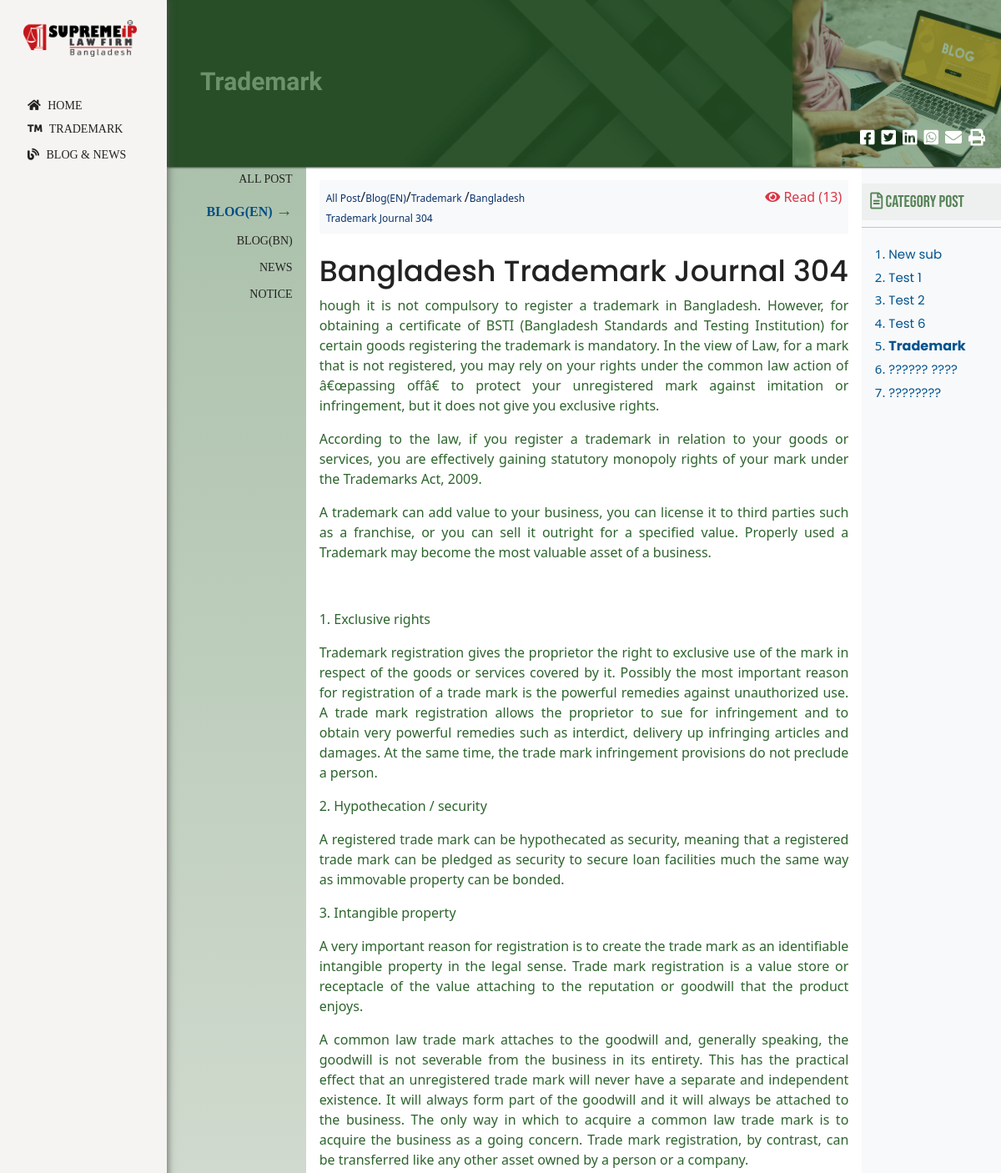
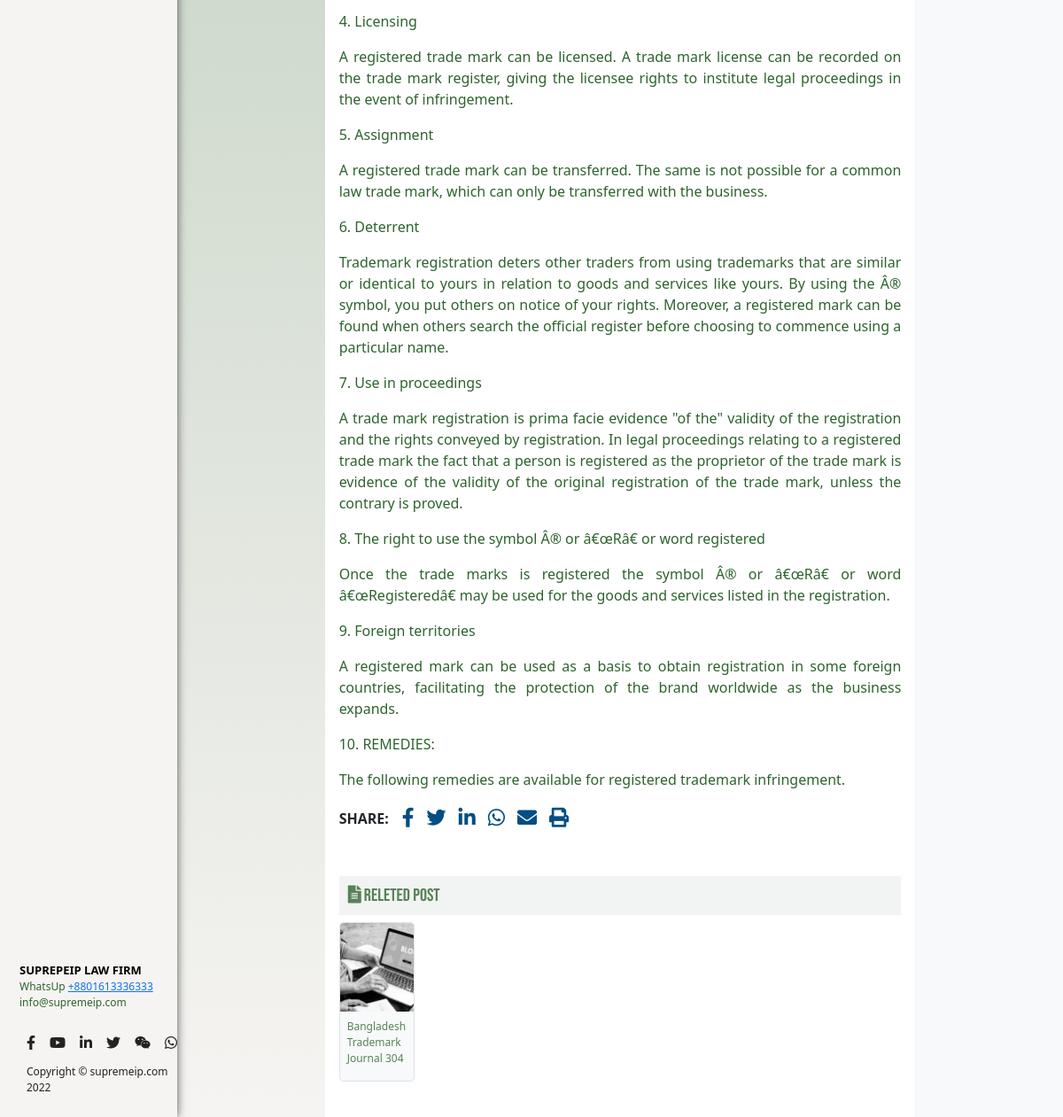
Screenshot of /post_full.php?detail=Bangladesh-Trademark-Journal-304 with the database file from the repository (2 pictures, top to bottom).
### tables this page shows
CREATE TABLE `settings` (
  `id` int(11) NOT NULL AUTO_INCREMENT,
  `logo` varchar(255) NOT NULL,
  `logo_size` float NOT NULL,
  `favicon` varchar(100) NOT NULL,
  `footer` mediumtext NOT NULL,
  `copyrightupdate` text NOT NULL,
  `sidebarcolor` varchar(255) NOT NULL,
  `whatsapp` varchar(255) NOT NULL,
  `Print_page_header` varchar(255) NOT NULL,
  `default_img` varchar(300) NOT NULL,
  `default_img2` varchar(200) NOT NULL,
  `Overlay_color` varchar(200) NOT NULL,
  `Overlay_color2` varchar(100) NOT NULL,
  `default_theam_color` varchar(250) NOT NULL,
  `client_bg_defult` varchar(25) NOT NULL,
  `page_header_font_size` int(10) NOT NULL,
  `page_header_font_color` varchar(200) NOT NULL,
  `page_header_font_famaily` varchar(200) NOT NULL,
  `page_header_font_lettercash` varchar(100) NOT NULL,
  PRIMARY KEY (`id`)
);

CREATE TABLE `pages` (
  `page_id` int(10) NOT NULL AUTO_INCREMENT,
  `manu_title` varchar(255) NOT NULL,
  `page_title` varchar(255) DEFAULT NULL,
  `page_url` varchar(255) DEFAULT NULL,
  `date` date DEFAULT NULL,
  `menu_icon` varchar(50) NOT NULL,
  `time` time(6) DEFAULT NULL,
  `page_parent_id` int(10) DEFAULT NULL,
  `page_status` int(2) NOT NULL DEFAULT '0',
  `page_content` longtext,
  `page_featured_image` varchar(300) DEFAULT NULL,
  `bg_color` varchar(200) NOT NULL,
  `seo_title` varchar(355) NOT NULL DEFAULT 'seo title',
  `seo_keyword` varchar(555) NOT NULL DEFAULT 'seo_keyword',
  `seo_description` varchar(1000) NOT NULL DEFAULT 'seo_description',
  `contact_parson` varchar(20) NOT NULL,
  `contact_parson_titel` varchar(255) NOT NULL DEFAULT 'Your Lawyer is here',
  `contact_parson_color` varchar(20) NOT NULL DEFAULT '#E8E8E8',
  `contact_parson_text_color` varchar(25) NOT NULL,
  `header_bg_img` varchar(355) NOT NULL DEFAULT 'cat1.jpg',
  `bgimag_off_on` varchar(10) NOT NULL DEFAULT '1',
  `header_img_two` varchar(355) NOT NULL DEFAULT 'cat3.jpg',
  `header_overlay_color` varchar(200) NOT NULL,
  `Section_Title_Price` varchar(355) NOT NULL DEFAULT 'Schedule Fee',
  `Section_Title_Flowchart` varchar(355) NOT NULL DEFAULT 'Flowchart',
  `Section_Title_Faq` varchar(355) NOT NULL DEFAULT 'FAQ',
  `Section_Title_File` varchar(355) NOT NULL DEFAULT 'File Download',
  `Section_gap_off_on` int(2) NOT NULL DEFAULT '0',
  `main_menu` int(10) NOT NULL DEFAULT '0',
  `client_off_on` int(2) NOT NULL,
  `services_off_on` int(2) NOT NULL,
  `global_color` int(2) NOT NULL DEFAULT '1',
  PRIMARY KEY (`page_id`)
);

CREATE TABLE `social` (
  `id` int(11) NOT NULL AUTO_INCREMENT,
  `name` text NOT NULL,
  `social_url` varchar(55) NOT NULL,
  `icon` varchar(99) NOT NULL,
  PRIMARY KEY (`id`)
);

CREATE TABLE `blog_news` (
  `id` int(10) NOT NULL AUTO_INCREMENT,
  `post_title` varchar(300) NOT NULL,
  `cat_title` varchar(255) NOT NULL,
  `page_url` varchar(255) NOT NULL,
  `parent_cat_id` int(10) NOT NULL DEFAULT '0',
  `page_status` int(2) NOT NULL,
  `blognews_content` longtext NOT NULL,
  `featured_image` varchar(225) NOT NULL,
  `datetime` datetime(6) NOT NULL,
  `updatedtime` datetime(6) NOT NULL DEFAULT CURRENT_TIMESTAMP(6),
  `page_view` int(10) NOT NULL,
  PRIMARY KEY (`id`)
);

CREATE TABLE `blogs_category` (
  `cat_id` int(11) NOT NULL AUTO_INCREMENT,
  `category_name` varchar(100) NOT NULL,
  `cat_icon` varchar(100) NOT NULL,
  `perent_id` int(2) NOT NULL DEFAULT '0',
  PRIMARY KEY (`cat_id`)
);

### inc/function.php (called while the page is built, shortened)
<?php
function SelectData($TableName, $moresql){
	global $conn;
	$sql = "SELECT * FROM $TableName $moresql";
	$select = mysqli_query($conn, $sql);
	return $select;
}
function postcate($col_name, $id){
    $row = mysqli_fetch_array(SelectData('blogs_category',"WHERE cat_id='$id'"));
    return $row[$col_name];
}
function settings($U_data){
    $row = mysqli_fetch_array(SelectData('settings',""));
    return html_entity_decode($row[$U_data]);
}
function header_menu($data){
    $row = mysqli_fetch_array(SelectData('header_menu',""));
    return $row[$data];
}
?>

### post_full.php (the view, shortened to what this page needs)
<?php
    include "inc/db.php";
    include "inc/function.php";
    $sharelink = 'http://'.$_SERVER['HTTP_HOST'].$_SERVER['REQUEST_URI'];
    $baseurl=basename($_SERVER['REQUEST_URI']);
    (isset($_GET['detail'])) ? $post_id = $_GET['detail'] : Reconect('post.php');
    $data = SelectData('blog_news',"WHERE page_url='$post_id'");
    $postdata = $data->fetch_object();
    $cat_name=postcate('category_name',"$postdata->parent_cat_id");
?>
<!doctype html>
<html lang="en">
  <head>
    <link rel="stylesheet" href="https://pro.fontawesome.com/releases/v5.10.0/css/all.css"/>
    <link href="assets/dist/css/style.css" rel="stylesheet">
    <link rel='stylesheet' type='text/css' href='style.php' />
    <link href="assets/dist/css/owl.carousel.min.css" rel="stylesheet">
    <link href="https://cdn.jsdelivr.net/npm/bootstrap@5.1.3/dist/css/bootstrap.min.css" rel="stylesheet">
  </head>
<body id="supremeip">
  <div class="container-fluid">
  <div class="row">
    <nav id="sidebarMenu" class="col-md-2 col-lg-2 d-md-block sidebar collapse" style="background:<?=header_menu('background_color');?>">
      <div class="position-sticky">
        <div class="logo_text ms-3 mb-4 py-4">
            <div class="logoimg">
              <a href="index.php"><img src="assets/brand/<?=settings('logo')?>"></a>
            </div>
          </div>
        <ul class="navbar-nav ms-3 header_menu">
          <li class="nav-item m-0 p-0 ">
            <a class="nav-link nav_menus m-0 p-0 <?php if (basename($_SERVER['REQUEST_URI'])=='index.php') { echo "active_menu"; } ?>" href="index.php">
            <i class="fas fa-home" style="display: inline-block!important;transform: rotate(0deg);"></i> Home<a>
          </li>
          <?php
              $data = SelectData('pages',"WHERE page_parent_id='0' AND page_status='1' ORDER BY main_menu ASC ");
              while($row = $data->fetch_object()){?>
          <li class="nav-item m-0 p-0 ">
              <a class="nav-link nav_menus m-0 p-0 py-1
              <?php if (basename($_SERVER['REQUEST_URI'])=='page.php?page='.$row->page_url){
                 echo "active"." ";
                }
                 if (isset($_GET['page'])) {
                   if ('page.php?page='.$row->page_url=='page.php?page='.$_GET['page']) {
                      echo "active";
                   }
                 }?>" href="page.php?page=<?=$row->page_url?>">
                 <i class="<?=$row->menu_icon?>" style="display: inline-block!important;transform: rotate(0deg);"></i>
                 <?=$row->manu_title?>
              </a>
            </li>
          <?php } ?>
          <li class="nav-item">
              <a class="nav-link nav_menus m-0 p-0 py-1 <?php if (basename($_SERVER['REQUEST_URI'])=='post.php') { echo "active"; } ?> " href="post.php">
               <i class="fas fa-blog" style="display: inline-block!important;transform: rotate(0deg);"></i> blog & news<i class="fas fa-location-arrow"></i></a>
          </li>
      </ul>
      </div>
      <div class="copyright-footer">
         <div class="d-flex flex-column">
            <?=settings('footer')?>
          </div>
          <div class="d-flex social">
            <?php
              $data = SelectData('social','');
              if ($data->num_rows>0) {
              while ($social = $data->fetch_object()) {?>
              <a class="p-2" style="color:<?=header_menu('font_color')?>" href="<?=$social->social_url?>"><i class="<?=$social->icon?>"></i></a>
            <?php } } ?>
          </div>
          <div class="my-1 px-2" style="color:<?=header_menu('font_color')?>;font-size:12px" ><?=settings('copyrightupdate')?></div>
        </div>
    </nav>
 <main class="col-md-10 ms-sm-auto col-lg-10  px-md-0 " >
    <div class="header_img bg-dark ">
        <div class="row mx-0 m-0 p-0">
            <div class="col-9  m-0 p-0" style="background-image: url('assets/brand/cat2.webp'); background-repeat: no-repeat; background-position: center; background-size: cover;">
                <h1 class="text-white h2"><?=postcate('category_name',"$postdata->cat_title")?></h1>
              <div class="overlay" style="background:<?=settings('Overlay_color')?>; opacity: 0.7;"></div>
            </div>
            <div class="col-3 m-0 p-0 position-relative">
                <div class="d-flex flex-column">
                    <img src="assets/blogs/<?=$postdata->featured_image?>" alt="<?=$postdata->post_title?>"style="height:200px;">
                </div>
                <div class="overlay2" style="background:<?=settings('Overlay_color2')?>; opacity: 0.5;"></div>
                <nav aria-label="" class="breadcrumb_menu">
                    <ol class="nav" style="cursor: pointer;">
                        <li class="nav-link p-1 "><a href="https://www.facebook.com/sharer/sharer.php?u=<?=$sharelink?>"><i class="fab fa-facebook-square fs-5 text-white"></i></a> </li>
                        <li class="nav-link p-1 "><a href="https://twitter.com/intent/tweet?url=<?=$sharelink?>"><i class="fab fa-twitter-square fs-5 text-white"></i></a></li>
                        <li class="nav-link p-1 "><a href="https://www.linkedin.com/shareArticle?mini=true&url=<?=$sharelink?>"><i class="fab fa-linkedin fs-5 text-white"></i></a></li>
                        <li class="nav-link p-1 "><a href="https://api.whatsapp.com/send?text=<?=$sharelink?>"><i class="fab fa-whatsapp-square fs-5 text-white"></i></a></li>
                        <li class="nav-link p-1 "><a href="mailto:info@example.com?&subject=&cc=&bcc=&body=<?=$sharelink?>"><i class="fas fa-envelope fs-5 text-white "></i></a></li>
                        <li class="nav-link p-1 "><a href="print.php?blog=<?=$post_id?>" target="null" ><i class="fas fa-print fs-5 text-white"></i></a></li>
                    </ol>
                </nav>
            </div>
        </div>
    </div>
 	<div class="row mx-0 bg-dark p-0 m-0" style="min-height: 800px; background:<?=settings('default_theam_color')?>">
 		<div class="col-2 p-0 h-50  side-menu ">
            <ul class="nav flex-column main_header">
                <li class="nav-item">
                    <a class="nav-link nav_menu <?php if ($baseurl=='post.php') { echo "active_menu";}?>" href="post.php">
                         All Post <?php if ($baseurl=='post.php') { echo "<span class='h5'>&#8594;</span>";}?>
                    </a>
                </li>
                 <?php
                    $data = SelectData('blogs_category','WHERE perent_id=0');
                    while($row = $data->fetch_object()){?>
                <li class="nav-item">
                    <a class="nav-link nav_menu <?php if (postcate('category_name',"$postdata->parent_cat_id")==$row->category_name) { echo "active_menu";} ?> " href="post.php?category=<?=$row->category_name?>">
                        <?=$row->category_name?>
                        <?php if (postcate('category_name',"$postdata->parent_cat_id")==$row->category_name) { echo "<span class='h5'>&#8594;</span>";}?>
                    </a>
                </li>
               <?php }?>
            </ul>
 		</div>
    <div class="col-12 col-md-8 col-lg-8 p-3 bg-white">
      <div class="cat_content">
              <div class="bg-light p-2 mb-4 blog_full_link" >
                <div class="row">
                  <div class="col-md-6">
                    <a href="post.php">All Post</a>/<a href="post.php?category=<?=$cat_name?>"><?=$cat_name?></a>/<a href="post.php?category=<?=postcate('category_name',"$postdata->parent_cat_id")?>&subcat=<?=postcate('category_name',"$postdata->cat_title")?>"><?=postcate('category_name',"$postdata->cat_title")?></a>/<a href="post_full.php?detail=<?=$postdata->page_url?>"><?=$postdata->post_title?></a>
                  </div>
                  <div class="col-md-6 text-end text-danger"><i class="fas fa-eye"></i> Read (<?=$postdata->page_view?>)</div>
                </div>
              </div>
              <div class="" style="text-align:justify">
                  <h1 class="blog_title" <?=($cat_name=='Blog(BN)') ? "style='font-family: bangla-azad !important;'" : '' ;?>><?=$postdata->post_title?></h1>
                  <div class="full_blog" <?=($cat_name=='Blog(BN)') ? "style='font-family: bangla-regular !important;font-size:20px;' " : '' ;?>> <?=html_entity_decode($postdata->blognews_content)?></div>
              </div>
              <div class="share_post ">
                  <ul class="nav ">
                        <b class="pt-1 pe-2">SHARE:</b>
                      <ol class="nav" style="cursor:pointer;">
                          <li class="nav-link p-1 "><a href="https://www.facebook.com/sharer/sharer.php?u=<?=$sharelink?>"><i class="fab fa-facebook-f "></i></a> </li>
                          <li class="nav-link p-1 "><a href="https://twitter.com/intent/tweet?url=<?=$sharelink?>"><i class="fab fa-twitter "></i></a></li>
                          <li class="nav-link p-1 "><a href="https://www.linkedin.com/shareArticle?mini=true&url=<?=$sharelink?>"><i class="fab fa-linkedin-in "></i></a></li>
                          <li class="nav-link p-1 "><a href="https://api.whatsapp.com/send?text=<?=$sharelink?>"><i class="fab fa-whatsapp "></i></a></li>
                          <li class="nav-link p-1 "><a href="mailto:info@example.com?&subject=&cc=&bcc=&body=<?=$sharelink?>"><i class="fas fa-envelope "></i></a></li>
                          <li class="nav-link p-1 "><a href="print.php?blog=<?=$post_id?>" target="null" ><i class="fas fa-print"></i></a></li>
                      </ol>
                  </ul>
              </div>
          <div class="Popular_post pt-5">
            <h6 class="section_title" ><i class='fas fa-file-alt'></i> Releted post</h6>
            <div class="row ">
              <?php
                  $data =SelectData('blog_news',"WHERE parent_cat_id='$postdata->parent_cat_id'  LIMIT 12");
                  while($row = $data->fetch_object()){?>
                      <div class="col-md-2 mb-4 d-flex align-items-stretch">
                          <div class="post_card bg-light p-0 m-0 rounded-3 border " >
                              <a class="nav-link p-0 m-0 " href="post_full.php?detail=<?=$row->page_url?>">
                              <img src="assets/blogs/<?=$row->featured_image?>"  alt="..."class="card-img-top" style="object-fit: cover; height: 100px;">
                              <h6 class="Popular_post_title p-2"><?= substr_replace($row->post_title, "",150)?></h6>
                              </a>
                          </div>
                      </div>
                <?php } ?>
              </div>
          </div>
          </div>
    </div>
          <div class="col-md-2 bg-light p-0 m-0 ">
              <div class="sub-cat lawyer ">
                  <h6 class="section_title"> <i class="far fa-file-alt"></i> Category Post</h6>
                  <hr class="p-0 mt-0" style="border-bottom:3x solid #ADADAD;  width: 100%;" >
                  <ul>
                    <?php
                      if (isset($_GET['category'])) {
                          $catdata=SelectData('blogs_category',"WHERE perent_id='$cat_id'");
                      }elseif (isset($_GET['sub_category'])) {
                          $pid=perent_id($_GET['sub_category']);
                          $catdata= SelectData('blogs_category',"WHERE perent_id='$pid'");
                      }else{
                          $catdata = SelectData('blogs_category','WHERE perent_id!=0 ORDER BY category_name ASC');
                      }
                      while($catrow = $catdata->fetch_object()){?>
                          <li class="pt-1"><a class="<?=(postcate('category_name',"$postdata->cat_title")==$catrow->category_name) ? 'sub_active' : '' ;?>"  href="post.php?sub_category=<?=$catrow->category_name?>"><?=$catrow->category_name?> </a></li>
                  <?php } ?>
                  </ul>
              </div>
          </div>
    </div>
 </main>
 <?php include"inc/footer.php";?>

### inc/footer.php (shortened to what this page needs)
  </body>
</html>

### rows the page displays
settings: logo (picture), footer "SUPREPEIP LAW FIRM WhatsUp +8801613336333 info@supremeip.com", copyrightupdate "Copyright © supremeip.com 2022"
pages: manu_title "TRADEMARK"
blog_news: featured_image (picture), parent_cat.category_name "Blog(EN)", cat_title.category_name "Trademark", post_title "Bangladesh Trademark Journal 304", page_view "13", blognews_content "hough it is not compulsory to register a trademark in Bangladesh. However, for obtaining a certificate of BSTI (Bangladesh Standards and Testing Institution) for certain goods registering the trademark is mandatory. In the view of Law, for a mark that is not registered, you may rely on your rights under the common law action of â€œpassing offâ€ to protect your unregistered mark against imitation or infringement, but it does not give you exclusive rights. According to the law, if you register a trademark in relation to your goods or services, you are effectively gaining statutory monopoly rights of your mark under the Trademarks Act, 2009. A trademark can add value to your business, you can…"
blogs_category: category_name "BLOG(EN)"
blogs_category: category_name "BLOG(BN)"
blogs_category: category_name "NEWS"
blogs_category: category_name "NOTICE"
blogs_category: category_name "New sub"
blogs_category: category_name "Test 1"
blogs_category: category_name "Test 2"
blogs_category: category_name "Test 6"
blogs_category: category_name "Trademark"
blogs_category: category_name "?????? ????"
blogs_category: category_name "????????"
